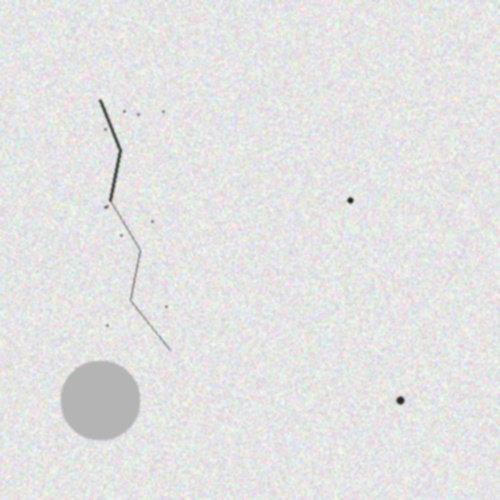
#> input picture sample_tile.jpg, 500 x 500 px
$ python -i preprocess.py   (imports and definitions only)
#> lines starting #> are read from the running program, lines starting #| are printed output that depends on the picture
#> further down, picture is the input picture: shape (500, 500, 3); mean B, G, R 227.7, 227.7, 227.6
from __future__ import annotations

import cv2
import numpy as np


def _odd(value: int) -> int:
    value = max(1, int(value))
    return value if value % 2 == 1 else value + 1


def preprocess_image(image_bgr: np.ndarray, params: dict | None = None) -> dict:
    params = params or {}
    gray = cv2.cvtColor(image_bgr, cv2.COLOR_BGR2GRAY)
    lab = cv2.cvtColor(image_bgr, cv2.COLOR_BGR2LAB)
#> lab: shape (500, 500, 3); mean of channels 0, 1, 2 230.9, 128, 128

    clahe_clip_limit = float(params.get("clahe_clip_limit", 2.0))
    clahe_tile_size = max(2, int(params.get("clahe_tile_size", 8)))
    bilateral_d = _odd(int(params.get("bilateral_d", 7)))
    bilateral_sigma_color = float(params.get("bilateral_sigma_color", 50))
    bilateral_sigma_space = float(params.get("bilateral_sigma_space", 50))
    valid_threshold = int(params.get("valid_threshold", 20))
    valid_morph_kernel = _odd(int(params.get("valid_morph_kernel", 7)))

    clahe = cv2.createCLAHE(clipLimit=clahe_clip_limit, tileGridSize=(clahe_tile_size, clahe_tile_size))
    enhanced_l = clahe.apply(lab[:, :, 0])
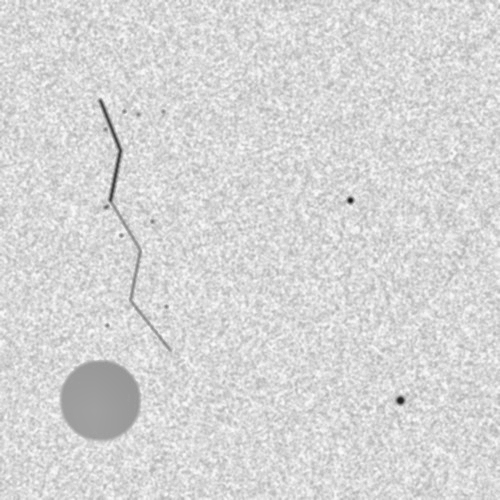
#> enhanced_l: shape (500, 500); min 23, max 253, mean 214.4
    enhanced_gray = cv2.bilateralFilter(enhanced_l, bilateral_d, bilateral_sigma_color, bilateral_sigma_space)

    valid_tile_mask = (gray > valid_threshold).astype(np.uint8) * 255
#> valid_tile_mask: shape (500, 500); every value is 255
    kernel = cv2.getStructuringElement(cv2.MORPH_ELLIPSE, (valid_morph_kernel, valid_morph_kernel))
    valid_tile_mask = cv2.morphologyEx(valid_tile_mask, cv2.MORPH_CLOSE, kernel)
    valid_tile_mask = cv2.morphologyEx(valid_tile_mask, cv2.MORPH_OPEN, kernel)

    return {
        "original": image_bgr,
        "gray": gray,
        "lab": lab,
        "enhanced_gray": enhanced_gray,
        "valid_tile_mask": valid_tile_mask,
    }

>>> import cv2
>>> picture = cv2.imread('../sample_tile.jpg')
>>> result = preprocess_image(picture)
#> result = 5 items
